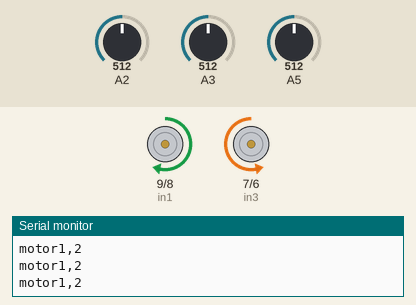
The sketch below on a simulated Arduino Uno, built with avr-gcc and run on an emulated ATmega328P. Shown: motor-driver pin pairs drawn as motors (green arrow = first pin HIGH = forward, orange = second pin HIGH = backward, longer = more drive, scaled by the enable pin), the last lines printed to the serial monitor. The test bench sets the inputs (shaded band); at power-on: A2 = 512, A5 = 512, A3 = 512.

Above: at 1.2 s.
1.3 s: A2 set to 218
4.3 s: A2 set to 191
At 5.5 s:
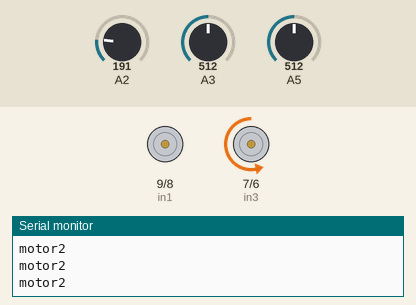
5.8 s: A5 set to 214
7.3 s: A5 set to 187
At 8.1 s:
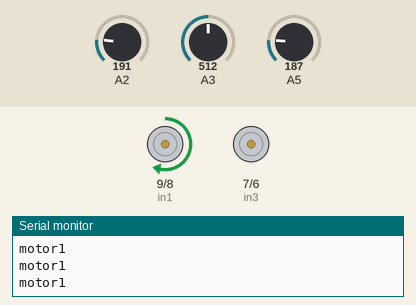
8.8 s: A5 set to 210
At 9.2 s:
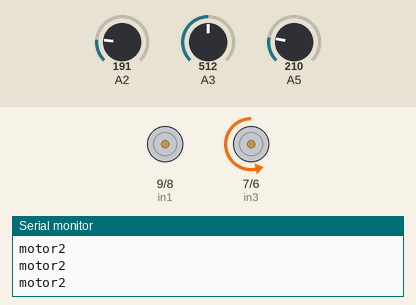
11.8 s: A5 set to 190
At 12.8 s:
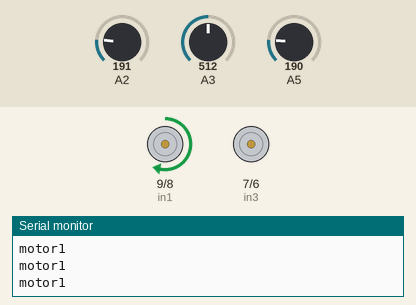
Timing chart, 0 to 14.3 s (numbered marks = the images above; inputs shaded):
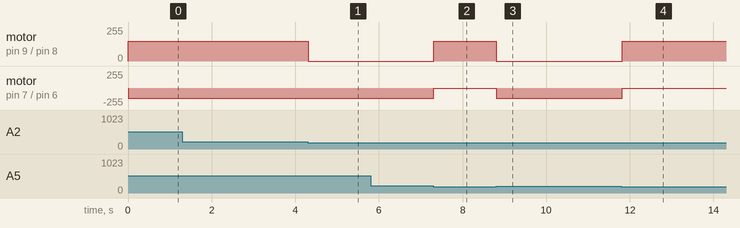

The sketch:

Assignment10-2.ino
```cpp
// motor one
int enA = 10;
int in1 = 9;
int in2 = 8;

//motor two
int in3 = 7;
int in4 = 6;
int enB = 5;

// sensor Left to Right
// A2 to A5
// 200 = black
// 600 = white
int state =0;


void setup()
{
  // set all the motor control pins to outputs
  pinMode(enA, OUTPUT);
  pinMode(in1, OUTPUT);
  pinMode(in2, OUTPUT);
  pinMode(enB, OUTPUT);
  pinMode(in3, OUTPUT);
  pinMode(in4, OUTPUT);

  // set sensor
  pinMode(A2, INPUT);
  pinMode(A3, INPUT);
  pinMode(A4, INPUT);
  pinMode(A5, INPUT);

  Serial.begin(9600);
}
void loop()
{
  analogWrite(enA, 150);   // Speed Control
  analogWrite(enB, 150);   // Speed Control

  /*
  Serial.println(analogRead(A2));
  Serial.println(analogRead(A3));
  Serial.println(analogRead(A4));
  Serial.println(analogRead(A5));
  Serial.println(" ");
  delay(500);*/


  if (analogRead(A3) <= 200 and analogRead(A4) <= 200)
  {
    state =0;
  }
  if (analogRead(A2) <= 200)
  {
    state = 1;
  }
  if (analogRead(A5) <= 200)
  {
    state = 2;
  }

  if(state ==0)
  {
    Serial.println("motor1,2");
    digitalWrite(in1, HIGH);
    digitalWrite(in2, LOW);
    digitalWrite(in3, LOW);
    digitalWrite(in4, HIGH);
  }
  else if(state ==1)
  {
    Serial.println("motor2");
    digitalWrite(in1, LOW);
    digitalWrite(in2, LOW);
    digitalWrite(in3, LOW);
    digitalWrite(in4, HIGH);
  }
  else if(state ==2)
  {
    Serial.println("motor1");
    digitalWrite(in1, HIGH);
    digitalWrite(in2, LOW);
    digitalWrite(in3, LOW);
    digitalWrite(in4, LOW);
  }

}
```

Measured:
- the behaviour switches between 201 and 200 on A2 (found by bisection; images 0 and 1)
- the behaviour switches between 201 and 200 on A5 (found by bisection; images 1 and 2)
- after the input at 4.3 s, motor on pin 9 (in1) / pin 8 (in2): forward 150/255 → stopped at once
- after the input at 7.3 s, motor on pin 9 (in1) / pin 8 (in2): stopped → forward 150/255 at once; motor on pin 7 (in3) / pin 6 (in4): backward 150/255 → stopped at once
- after the input at 8.8 s, motor on pin 9 (in1) / pin 8 (in2): forward 150/255 → stopped at once; motor on pin 7 (in3) / pin 6 (in4): stopped → backward 150/255 at once
- after the input at 11.8 s, motor on pin 9 (in1) / pin 8 (in2): stopped → forward 150/255 at once; motor on pin 7 (in3) / pin 6 (in4): backward 150/255 → stopped at once
